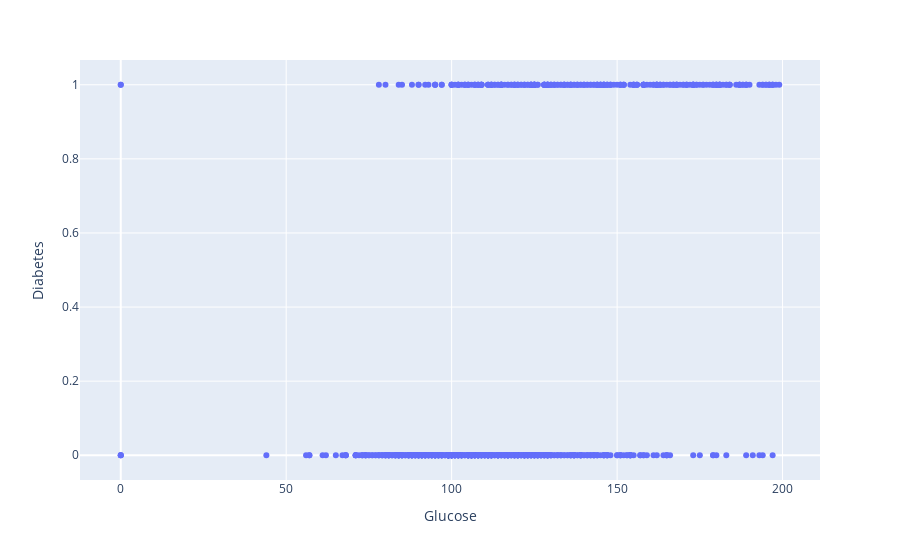

Write notebook code for a chart like this one.
### Code cell
import plotly.express as px
px.scatter(df , x = 'Glucose' , y ='Diabetes')

### Figure 1 — Plotly figure (JSON) as saved in the notebook; plotly's stock layout.template omitted (floating-point values rounded to 4 significant figures; data arrays with more than 128 entries replaced by an {"elided": "..."} marker saying what was removed)
{"data": [{"hovertemplate": "Glucose=%{x}<br>Diabetes=%{y}<extra></extra>", "legendgroup": "", "marker": {"color": "#636efa", "symbol": "circle"}, "mode": "markers", "name": "", "orientation": "v", "showlegend": false, "type": "scatter", "x": {"elided": "768 int values"}, "xaxis": "x", "y": {"elided": "768 int values"}, "yaxis": "y"}], "layout": {"legend": {"tracegroupgap": 0}, "margin": {"t": 60}, "xaxis": {"anchor": "y", "domain": [0, 1], "title": {"text": "Glucose"}}, "yaxis": {"anchor": "x", "domain": [0, 1], "title": {"text": "Diabetes"}}}}
